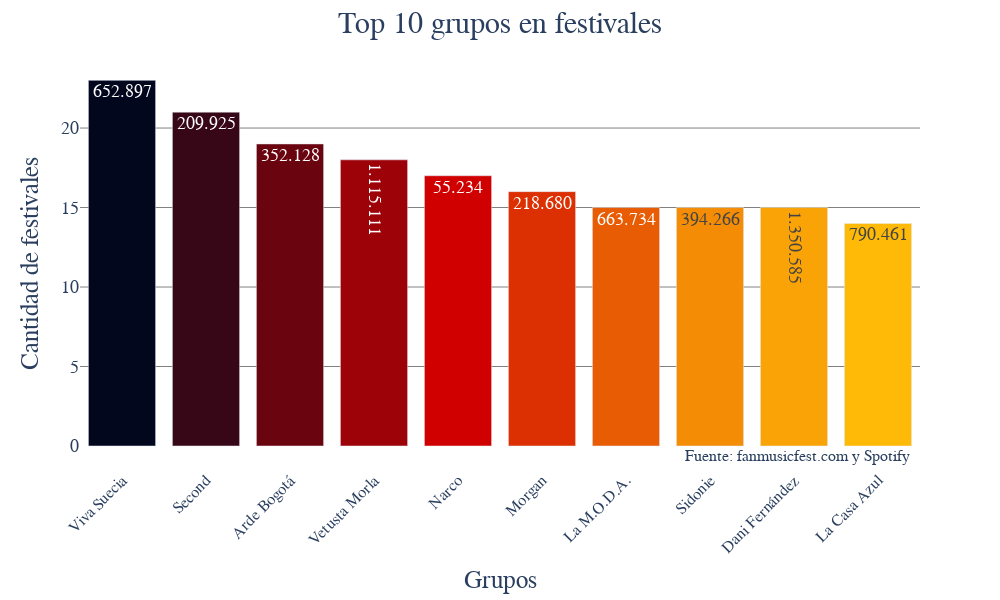

The cell this chart's notebook holds for it:
### Markdown cell above
Grafico los resultados

### Code cell
import plotly.express as px

palette = ["#660000","#990033","#5F021F","#8C001A","#FF9000"]
palette_10 = ["#03071e","#370617","#6a040f","#9d0208","#d00000","#dc2f02","#e85d04","#f48c06","#faa307","#ffba08"]
values = artistas_top_10["escuchas_mensuales"]

fig = px.bar(artistas_top_10,
            x='artistas',
            y='cuenta_artistas')

fig.update_traces(
                    marker_color=np.tile(palette_10, len(artistas_analisis["artistas"])),
                    text=values,
                    textposition='auto',
                    textfont=dict(size=18))

fig.update_xaxes(
                tickangle=-45,
                tickfont=dict(size=16))

fig.update_yaxes(
                tickfont=dict(size=18),
                gridcolor='gray')


fig.update_layout(
                    width=1000,
                    height=600,
                    title_text="Top 10 grupos en festivales",
                    title_font=dict(size=30),
                    title_x=0.5, title_y=0.98,
                    plot_bgcolor='rgba(0,0,0,0)',
                    paper_bgcolor='rgba(0,0,0,0)',
                    yaxis_title='Cantidad de festivales',
                    xaxis_title='Grupos',
                    xaxis_title_font=dict(size=25),
                    yaxis_title_font=dict(size=25),
                    font=dict(family='Century Gothic'),                           
                    showlegend=False)
                    
fig.add_annotation(x=9.4, y=0, xanchor='right', yanchor='top',
                    text='Fuente: fanmusicfest.com y Spotify',
                    font=dict(family='Century Gothic', size=16),
                    showarrow=False)  

fig.write_image(r'graficos\grafico_barras_grupos.png')
fig.show()

### Figure 1 — Plotly figure (JSON) as saved in the notebook; plotly's stock layout.template omitted (floating-point values rounded to 4 significant figures; data arrays with more than 128 entries replaced by an {"elided": "..."} marker saying what was removed)
{"data": [{"alignmentgroup": "True", "hovertemplate": "artistas=%{x}<br>cuenta_artistas=%{y}<extra></extra>", "legendgroup": "", "marker": {"color": {"elided": "24970 str values"}, "pattern": {"shape": ""}}, "name": "", "offsetgroup": "", "orientation": "v", "showlegend": false, "text": ["652.897", "209.925", "352.128", "1.115.111", "55.234", "218.680", "663.734", "394.266", "1.350.585", "790.461"], "textfont": {"size": 18}, "textposition": "auto", "type": "bar", "x": ["Viva Suecia", "Second", "Arde Bogotá", "Vetusta Morla", "Narco", "Morgan", "La M.O.D.A.", "Sidonie", "Dani Fernández", "La Casa Azul"], "xaxis": "x", "y": [23, 21, 19, 18, 17, 16, 15, 15, 15, 14], "yaxis": "y"}], "layout": {"annotations": [{"font": {"family": "Century Gothic", "size": 16}, "showarrow": false, "text": "Fuente: fanmusicfest.com y Spotify", "x": 9.4, "xanchor": "right", "y": 0, "yanchor": "top"}], "barmode": "relative", "font": {"family": "Century Gothic"}, "height": 600, "legend": {"tracegroupgap": 0}, "margin": {"t": 60}, "paper_bgcolor": "rgba(0,0,0,0)", "plot_bgcolor": "rgba(0,0,0,0)", "showlegend": false, "title": {"font": {"size": 30}, "text": "Top 10 grupos en festivales", "x": 0.5, "y": 0.98}, "width": 1000, "xaxis": {"anchor": "y", "domain": [0, 1], "tickangle": -45, "tickfont": {"size": 16}, "title": {"font": {"size": 25}, "text": "Grupos"}}, "yaxis": {"anchor": "x", "domain": [0, 1], "gridcolor": "gray", "tickfont": {"size": 18}, "title": {"font": {"size": 25}, "text": "Cantidad de festivales"}}}}
